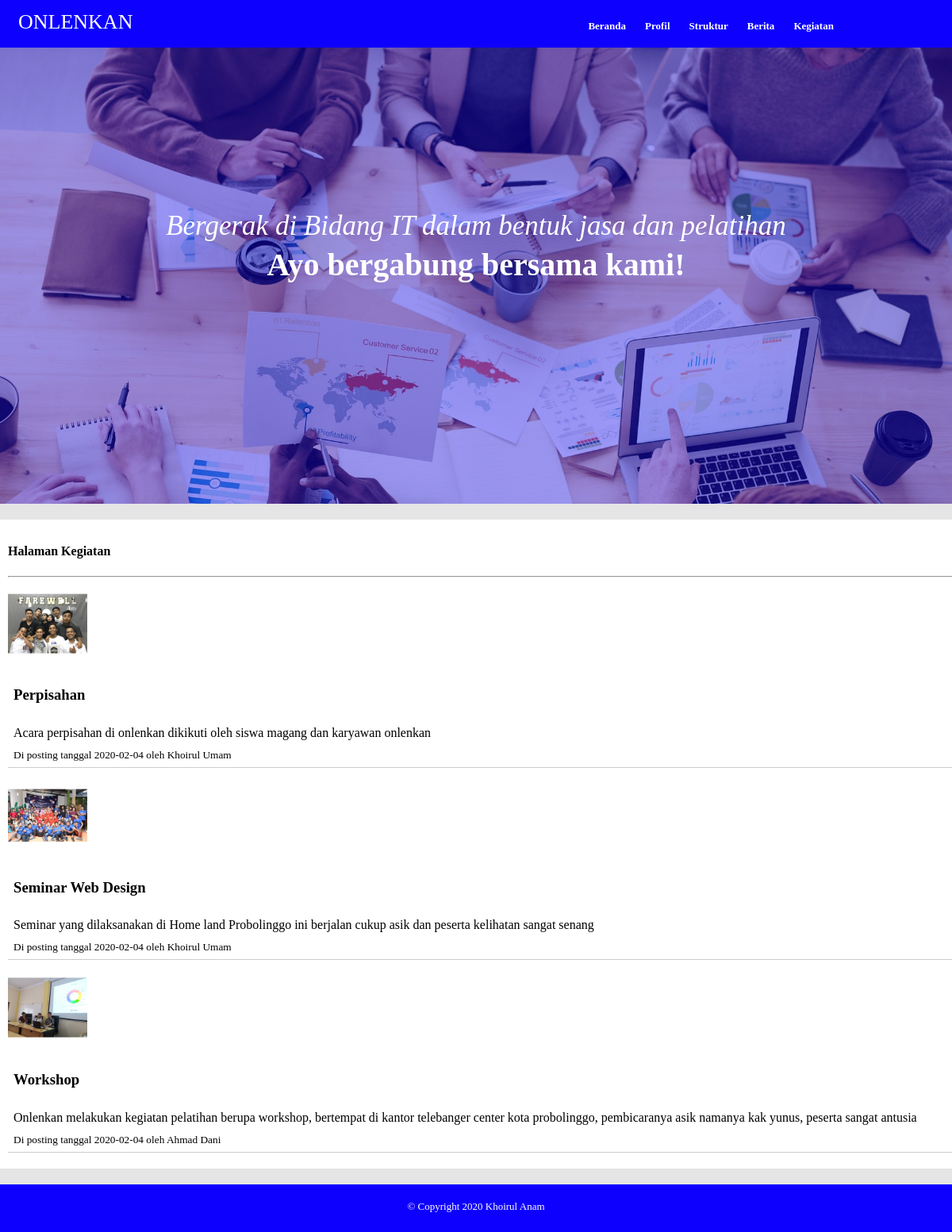
/?page=kegiatan, run on the app's committed database.
### tables this page shows
CREATE TABLE `kegiatan` (
  `idkegiatan` int(4) NOT NULL,
  `tglkegiatan` date NOT NULL,
  `kegiatan` varchar(50) NOT NULL,
  `deskripsi` text NOT NULL,
  `iduser` int(11) NOT NULL,
  `gambar` varchar(20) NOT NULL
);

CREATE TABLE `user` (
  `iduser` int(2) NOT NULL,
  `nama` varchar(40) NOT NULL,
  `username` varchar(10) NOT NULL,
  `password` varchar(32) NOT NULL,
  `level` enum('Admin','Petugas') NOT NULL
);

### halaman/kegiatan.php (the view, shortened to what this page needs)
<h4>Halaman Kegiatan</h4>
<hr>
<?php
	$b = mysqli_query($konek, "select * from kegiatan b inner join user u on b.iduser=u.iduser order by idkegiatan desc");
	while ($r = mysqli_fetch_assoc($b)) {
 ?>
 <table width="100%" cellspacing="5" cellpadding="2" style="border-bottom: solid 1px #ccc; margin-bottom: 10px;">
 	<tr>
 		<td colspan="2"><h3><?=$r['kegiatan']?></h3></td>
 	</tr>
 	<tr valign="top">
 		<img src="gambar/<?=$r['gambar']?>" alt="" height="100" width="100">
 		<td valign="top">
 			<?=$r['deskripsi']?>
 		</td>
 	</tr>
 	<tr>
 		<td colspan="2">
 			<small>Di posting tanggal <?=$r['tglkegiatan']?> oleh <?=$r['nama']?> </small>
 		</td>
 	</tr>
 </table>
 <?php } ?>

### css/style.css (style rules this page uses)
* { font-family: poppins; }
body { background: #e5e5e5; margin: 0 ; }

### data on the page
kegiatan: kegiatan "Perpisahan", gambar (picture), deskripsi "Acara perpisahan di onlenkan dikikuti oleh siswa magang dan karyawan onlenkan", tglkegiatan "2020-02-04", iduser.nama "Khoirul Umam"
kegiatan: kegiatan "Seminar Web Design", gambar (picture), deskripsi "Seminar yang dilaksanakan di Home land Probolinggo ini berjalan cukup asik dan peserta kelihatan sangat senang", tglkegiatan "2020-02-04", iduser.nama "Khoirul Umam"
kegiatan: kegiatan "Workshop", gambar (picture), deskripsi "Onlenkan melakukan kegiatan pelatihan berupa workshop, bertempat di kantor telebanger center kota probolinggo, pembicaranya asik namanya kak yunus, peserta sangat antusia", tglkegiatan "2020-02-04", iduser.nama "Ahmad Dani"
